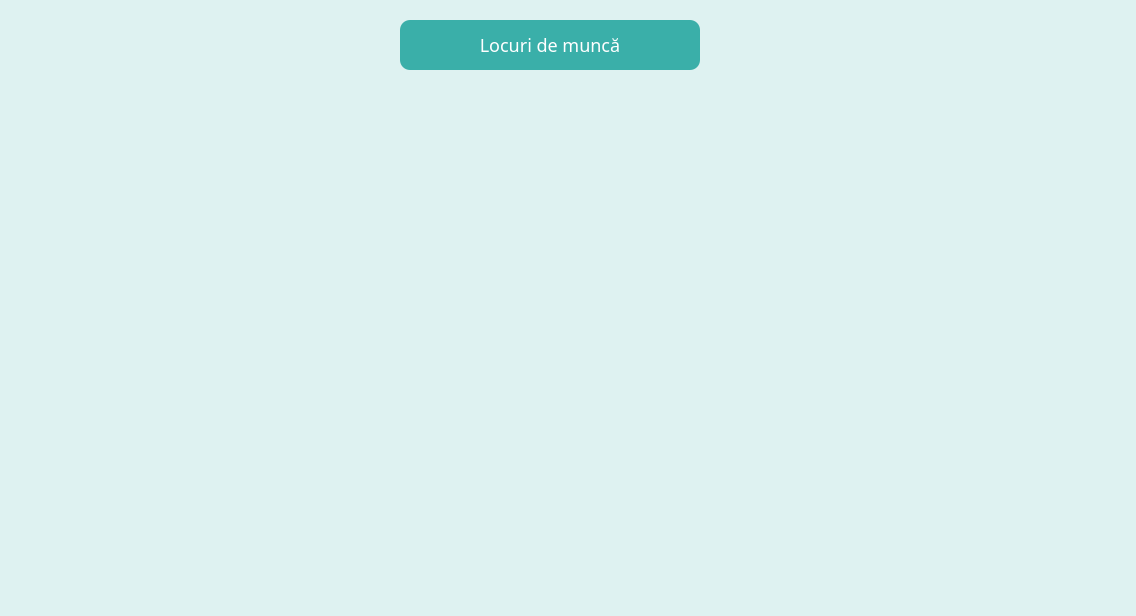
<?xml version="1.0" encoding="UTF-8"?>
<ui version="4.0">
 <class>Dialog</class>
 <widget class="QDialog" name="Dialog">
  <property name="geometry">
   <rect>
    <x>0</x>
    <y>0</y>
    <width>1136</width>
    <height>616</height>
   </rect>
  </property>
  <property name="windowTitle">
   <string>Dialog</string>
  </property>
  <property name="styleSheet">
   <string notr="true">background-color: rgb(222, 242, 241);</string>
  </property>
  <widget class="QLabel" name="label_email">
   <property name="geometry">
    <rect>
     <x>400</x>
     <y>20</y>
     <width>300</width>
     <height>50</height>
    </rect>
   </property>
   <property name="font">
    <font>
     <family>New Roman</family>
     <pointsize>-1</pointsize>
     <italic>false</italic>
     <bold>false</bold>
     <underline>false</underline>
     <strikeout>false</strikeout>
     <kerning>true</kerning>
    </font>
   </property>
   <property name="styleSheet">
    <string notr="true">background-color: rgb(58, 175, 169);
color: white;
border-radius: 10px;
font: Times New Roman;
font-size: 18px;</string>
   </property>
   <property name="text">
    <string>Locuri de muncă</string>
   </property>
   <property name="alignment">
    <set>Qt::AlignCenter</set>
   </property>
  </widget>
 </widget>
 <resources/>
 <connections/>
</ui>
